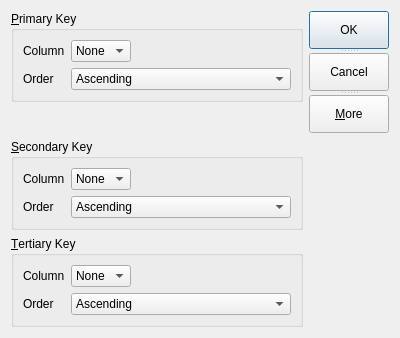
<?xml version="1.0" encoding="UTF-8"?>
<ui version="4.0">
 <class>SortDialog</class>
 <widget class="QDialog" name="SortDialog">
  <property name="geometry">
   <rect>
    <x>0</x>
    <y>0</y>
    <width>400</width>
    <height>338</height>
   </rect>
  </property>
  <property name="windowTitle">
   <string>Sort</string>
  </property>
  <layout class="QGridLayout" name="gridLayout_4">
   <item row="0" column="0">
    <widget class="QGroupBox" name="primaryGroupBox">
     <property name="title">
      <string>&amp;Primary Key</string>
     </property>
     <layout class="QGridLayout" name="gridLayout">
      <item row="0" column="0">
       <widget class="QLabel" name="label">
        <property name="text">
         <string>Column</string>
        </property>
       </widget>
      </item>
      <item row="0" column="1">
       <widget class="QComboBox" name="primaryColumnCombo">
        <item>
         <property name="text">
          <string>None</string>
         </property>
        </item>
       </widget>
      </item>
      <item row="0" column="2">
       <spacer name="horizontalSpacer">
        <property name="orientation">
         <enum>Qt::Horizontal</enum>
        </property>
        <property name="sizeHint" stdset="0">
         <size>
          <width>150</width>
          <height>20</height>
         </size>
        </property>
       </spacer>
      </item>
      <item row="1" column="0">
       <widget class="QLabel" name="label_2">
        <property name="text">
         <string>Order</string>
        </property>
       </widget>
      </item>
      <item row="1" column="1" colspan="2">
       <widget class="QComboBox" name="primaryOrderCombo">
        <item>
         <property name="text">
          <string>Ascending</string>
         </property>
        </item>
        <item>
         <property name="text">
          <string>Descending</string>
         </property>
        </item>
       </widget>
      </item>
     </layout>
    </widget>
   </item>
   <item row="0" column="1" rowspan="2">
    <widget class="QSplitter" name="splitter">
     <property name="orientation">
      <enum>Qt::Vertical</enum>
     </property>
     <widget class="QPushButton" name="okButton">
      <property name="text">
       <string>OK</string>
      </property>
      <property name="default">
       <bool>true</bool>
      </property>
     </widget>
     <widget class="QPushButton" name="cancelButton">
      <property name="text">
       <string>Cancel</string>
      </property>
     </widget>
     <widget class="QPushButton" name="moreButton">
      <property name="text">
       <string>&amp;More</string>
      </property>
      <property name="checkable">
       <bool>true</bool>
      </property>
     </widget>
    </widget>
   </item>
   <item row="1" column="0">
    <spacer name="verticalSpacer_2">
     <property name="orientation">
      <enum>Qt::Vertical</enum>
     </property>
     <property name="sizeHint" stdset="0">
      <size>
       <width>20</width>
       <height>25</height>
      </size>
     </property>
    </spacer>
   </item>
   <item row="2" column="0">
    <widget class="QGroupBox" name="secondaryGroupBox">
     <property name="title">
      <string>&amp;Secondary Key</string>
     </property>
     <layout class="QGridLayout" name="gridLayout_2">
      <item row="0" column="0">
       <widget class="QLabel" name="label_3">
        <property name="text">
         <string>Column</string>
        </property>
       </widget>
      </item>
      <item row="0" column="1">
       <widget class="QComboBox" name="secondaryColumnCombo">
        <item>
         <property name="text">
          <string>None</string>
         </property>
        </item>
       </widget>
      </item>
      <item row="0" column="2">
       <spacer name="horizontalSpacer_2">
        <property name="orientation">
         <enum>Qt::Horizontal</enum>
        </property>
        <property name="sizeHint" stdset="0">
         <size>
          <width>40</width>
          <height>20</height>
         </size>
        </property>
       </spacer>
      </item>
      <item row="1" column="0">
       <widget class="QLabel" name="label_4">
        <property name="text">
         <string>Order</string>
        </property>
       </widget>
      </item>
      <item row="1" column="1" colspan="2">
       <widget class="QComboBox" name="secondaryOrderCombo">
        <item>
         <property name="text">
          <string>Ascending</string>
         </property>
        </item>
        <item>
         <property name="text">
          <string>Descending</string>
         </property>
        </item>
       </widget>
      </item>
     </layout>
    </widget>
   </item>
   <item row="3" column="0">
    <widget class="QGroupBox" name="tertiaryGroupBox">
     <property name="title">
      <string>&amp;Tertiary Key</string>
     </property>
     <layout class="QGridLayout" name="gridLayout_3">
      <item row="0" column="0">
       <widget class="QLabel" name="label_5">
        <property name="text">
         <string>Column</string>
        </property>
       </widget>
      </item>
      <item row="0" column="1">
       <widget class="QComboBox" name="tertiaryColumnCombo">
        <item>
         <property name="text">
          <string>None</string>
         </property>
        </item>
       </widget>
      </item>
      <item row="0" column="2">
       <spacer name="horizontalSpacer_3">
        <property name="orientation">
         <enum>Qt::Horizontal</enum>
        </property>
        <property name="sizeHint" stdset="0">
         <size>
          <width>40</width>
          <height>20</height>
         </size>
        </property>
       </spacer>
      </item>
      <item row="1" column="0">
       <widget class="QLabel" name="label_6">
        <property name="text">
         <string>Order</string>
        </property>
       </widget>
      </item>
      <item row="1" column="1" colspan="2">
       <widget class="QComboBox" name="tertiaryOrderCombo">
        <item>
         <property name="text">
          <string>Ascending</string>
         </property>
        </item>
        <item>
         <property name="text">
          <string>Descending</string>
         </property>
        </item>
       </widget>
      </item>
     </layout>
    </widget>
   </item>
  </layout>
 </widget>
 <tabstops>
  <tabstop>primaryColumnCombo</tabstop>
  <tabstop>primaryOrderCombo</tabstop>
  <tabstop>secondaryColumnCombo</tabstop>
  <tabstop>secondaryOrderCombo</tabstop>
  <tabstop>tertiaryColumnCombo</tabstop>
  <tabstop>tertiaryOrderCombo</tabstop>
  <tabstop>okButton</tabstop>
  <tabstop>cancelButton</tabstop>
  <tabstop>moreButton</tabstop>
 </tabstops>
 <resources/>
 <connections>
  <connection>
   <sender>okButton</sender>
   <signal>clicked()</signal>
   <receiver>SortDialog</receiver>
   <slot>accept()</slot>
   <hints>
    <hint type="sourcelabel">
     <x>361</x>
     <y>16</y>
    </hint>
    <hint type="destinationlabel">
     <x>71</x>
     <y>107</y>
    </hint>
   </hints>
  </connection>
  <connection>
   <sender>cancelButton</sender>
   <signal>clicked()</signal>
   <receiver>SortDialog</receiver>
   <slot>reject()</slot>
   <hints>
    <hint type="sourcelabel">
     <x>333</x>
     <y>48</y>
    </hint>
    <hint type="destinationlabel">
     <x>100</x>
     <y>116</y>
    </hint>
   </hints>
  </connection>
  <connection>
   <sender>moreButton</sender>
   <signal>toggled(bool)</signal>
   <receiver>secondaryGroupBox</receiver>
   <slot>setVisible(bool)</slot>
   <hints>
    <hint type="sourcelabel">
     <x>346</x>
     <y>122</y>
    </hint>
    <hint type="destinationlabel">
     <x>267</x>
     <y>166</y>
    </hint>
   </hints>
  </connection>
  <connection>
   <sender>moreButton</sender>
   <signal>toggled(bool)</signal>
   <receiver>tertiaryGroupBox</receiver>
   <slot>setVisible(bool)</slot>
   <hints>
    <hint type="sourcelabel">
     <x>367</x>
     <y>126</y>
    </hint>
    <hint type="destinationlabel">
     <x>291</x>
     <y>269</y>
    </hint>
   </hints>
  </connection>
 </connections>
</ui>
